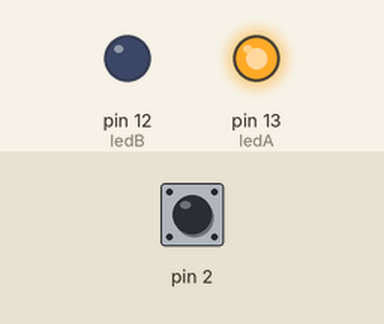
This sketch was run on a simulated Arduino Uno, built with avr-gcc and run on an emulated ATmega328P. Parts: output pins drawn as LEDs (lit = HIGH). Inputs (shaded band) come from the test bench; at power-on: pin 2 HIGH.

Above: at 1.2 s.
1.3 s: pin 2 pulled LOW for 0.15 s
At 2.1 s:
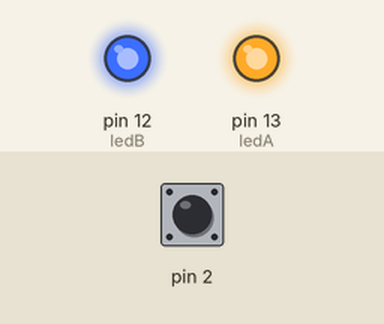
4.4 s: pin 2 pulled LOW for 1 s
At 6.1 s:
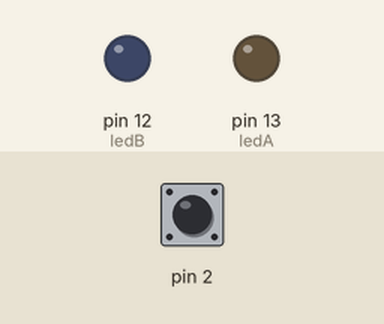
8.4 s: pin 2 pulled LOW for 0.15 s
At 8.7 s:
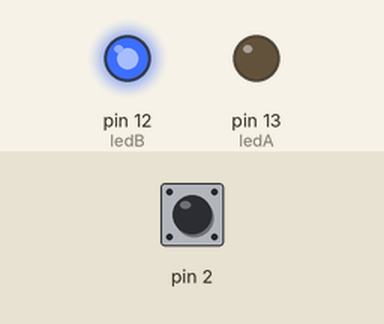
11.5 s: pin 2 pulled LOW for 3.2 s
At 12.3 s:
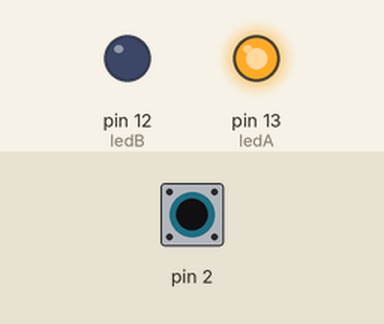
Timing chart, 0 to 16.5 s (numbered marks = the images above; inputs shaded):
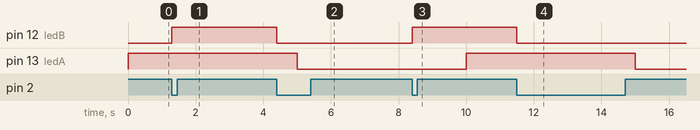

Measured:
- after the input at 1.3 s, pin 12 (ledB): LOW → HIGH at once
- after the input at 4.4 s, pin 12 (ledB): HIGH → LOW at once
- after the input at 8.4 s, pin 12 (ledB): LOW → HIGH at once
- after the input at 11.5 s, pin 12 (ledB): HIGH → LOW at once

The sketch:

blink_6_interrupt.ino
```cpp
/*
  Blink v1

  Accensione e spegnimanto di due LED utilizzando un interrupt:
  un interrupt associato al PIN del bottone sollecita una ISR routine
  che puo' essere richiamata in ogni momento a prescindere
  da cosa il microprocessore sta facendo nel loop.

  Nota: per togliere l'effetto bouncing del bottone:
  - https://www.arduino.cc/en/tutorial/debounce
  vedi esercizio: sketchbook_andrea/advanced_projects/interrupts/debounce/debounce.ino
- https://lab.piffa.net/sketchbook_andrea/advanced_projects/interrupts/debounce/debounce.ino

 */

// Pin 13 ha un LED collegato di default
const int ledA = 13;
const int ledB = 12; //Secondo LED, con resistenza
const int pausa = 5000;

void setup() {
  // Inizializziamo il PIN 13 come OUTPUT
  pinMode(ledA, OUTPUT);
  pinMode(ledB, OUTPUT);

  pinMode(2, INPUT_PULLUP);
  attachInterrupt(0, reazioneISR, FALLING); // 0 e' l'interrupt numero 0
  // connesso al PIN D2, l'interrupt 1 e' connesso al PIN D3
  // eventoAttivo : nome della funzione da richiamare
  // per un ISRs e' sempre VOID
  // LOW | RISING | FALLIN | CHANGE | HIGH
}

void loop() {
  digitalWrite(ledA, HIGH);
  delay(pausa);
  digitalWrite(ledA, LOW);
  delay(pausa);
}

void reazioneISR() // Sempre VOID
{
  digitalWrite(ledB, !digitalRead(ledB));
}
```
